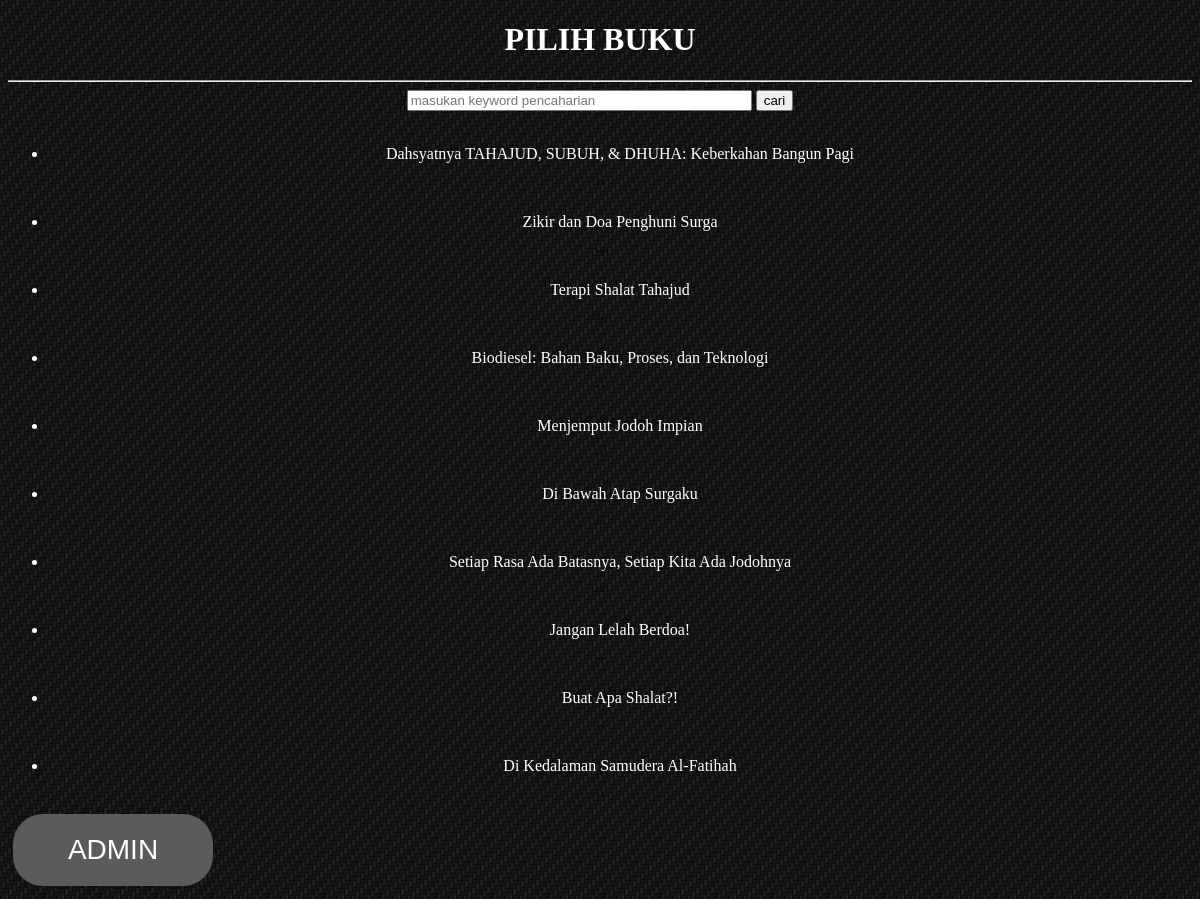
/kuliah/pertemuan13/latihan7a/php/index.php, run on the app's committed database.
### tables this page shows
CREATE TABLE `buku` (
  `ID` int(11) NOT NULL,
  `foto` varchar(10) NOT NULL,
  `judulbuku` varchar(100) NOT NULL,
  `deskripsibuku` varchar(200) NOT NULL,
  `pengarang` varchar(50) NOT NULL,
  `penerbit` varchar(50) NOT NULL,
  `harga` int(11) NOT NULL
);

### kuliah/pertemuan13/latihan7a/php/functions.php (called while the page is built, shortened)
<?php
function koneksi()
{
	$conn = mysqli_connect("localhost", "root", "") or die("koneksi ke DB gagal");
	mysqli_select_db($conn, "tubes_193040133") or die("database salah");
	return $conn;
}
function query($sql)
{
	$conn = koneksi();
	$result = mysqli_query($conn, "$sql");
	$rows = [];
	while ($row = mysqli_fetch_assoc($result)) {
		$rows[] = $row;
	}
	return $rows;
}
?>

### kuliah/pertemuan13/latihan7a/php/index.php (the view, shortened to what this page needs)
<?php
$buku = query("SELECT * FROM buku");
?>
<!DOCTYPE html>
<html>
<head>
	<link rel="stylesheet" type="text/css" href="../css/latihan5c.css">
</head>
<body>
	<div class="container">
		<h1>PILIH BUKU</h1>
		<hr>
		<form action="" method="post">
			<input type="text" name="keyword" size="40" autofocus placeholder="masukan keyword pencaharian" autocomplete="off">
			<button type="submit" name="cari">cari</button>
		</form>
		``
		<?php foreach ($buku as $bk) : ?>
			<ul class="judulbuku">
				<a href="detail.php?id=<?= $bk['ID'] ?>">
					<li><?= $bk["judulbuku"] ?></li>
				</a>
			</ul>
			``<?php if (empty($buku)) : ?>
			<tr>
				<td colspan="7">
					<h1>Data tidak ditemukan</h1>
				</td>
			</tr>
		<?php endif; ?>
	<?php endforeach; ?>
	</div>
	<a href="login.php" class="admin"><button class="buttona" style="vertical-align:middle"><span>ADMIN</span></button></a>
</body>
</html>

### kuliah/pertemuan13/latihan7a/css/latihan5c.css (style rules this page uses)
.container { text-align: center; margin: auto; }
li { color: white; text-decoration: none; font-family: times new roman; }
a { text-decoration: none; }
body { background: url(../assets/image/bg.png); }
h1 { color: white; }
.buttona { display: inline-block; border-radius: 30px; background-color: #5c5b5b; border: none; color: #FFFFFF; text-align: center; font-size: 28px; padding: 20px; width: 200px; transition: all 0.5s; cursor: pointer; margin: 5px; }
.buttona span { cursor: pointer; display: inline-block; position: relative; transition: 0.5s; }
.buttona span:after { content: '\00bb'; position: absolute; opacity: 0; top: 0; right: -20px; transition: 0.5s; }

### data on the page
buku: judulbuku "Dahsyatnya TAHAJUD, SUBUH, & DHUHA: Keberkahan Bangun Pagi"
buku: judulbuku "Zikir dan Doa Penghuni Surga"
buku: judulbuku "Terapi Shalat Tahajud"
buku: judulbuku "Biodiesel: Bahan Baku, Proses, dan Teknologi"
buku: judulbuku "Menjemput Jodoh Impian"
buku: judulbuku "Di Bawah Atap Surgaku"
buku: judulbuku "Setiap Rasa Ada Batasnya, Setiap Kita Ada Jodohnya"
buku: judulbuku "Jangan Lelah Berdoa!"
buku: judulbuku "Buat Apa Shalat?!"
buku: judulbuku "Di Kedalaman Samudera Al-Fatihah"
